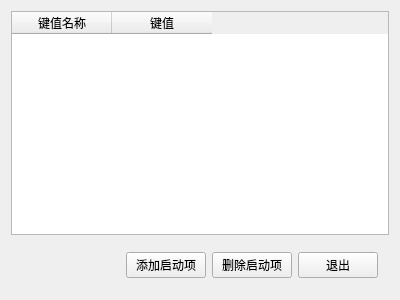
<?xml version="1.0" encoding="UTF-8"?>
<ui version="4.0">
 <class>Widget</class>
 <widget class="QWidget" name="Widget">
  <property name="geometry">
   <rect>
    <x>0</x>
    <y>0</y>
    <width>400</width>
    <height>300</height>
   </rect>
  </property>
  <property name="windowTitle">
   <string>注册表启动项管理</string>
  </property>
  <layout class="QVBoxLayout" name="verticalLayout">
   <item>
    <widget class="QTableWidget" name="tableWidget">
     <column>
      <property name="text">
       <string>键值名称</string>
      </property>
     </column>
     <column>
      <property name="text">
       <string>键值</string>
      </property>
     </column>
    </widget>
   </item>
   <item>
    <widget class="QWidget" name="widget" native="true">
     <layout class="QHBoxLayout" name="horizontalLayout">
      <item>
       <spacer name="horizontalSpacer">
        <property name="orientation">
         <enum>Qt::Horizontal</enum>
        </property>
        <property name="sizeHint" stdset="0">
         <size>
          <width>379</width>
          <height>20</height>
         </size>
        </property>
       </spacer>
      </item>
      <item>
       <widget class="QPushButton" name="addButton">
        <property name="text">
         <string>添加启动项</string>
        </property>
       </widget>
      </item>
      <item>
       <widget class="QPushButton" name="delButton">
        <property name="text">
         <string>删除启动项</string>
        </property>
       </widget>
      </item>
      <item>
       <widget class="QPushButton" name="exitButton">
        <property name="text">
         <string>退出</string>
        </property>
       </widget>
      </item>
     </layout>
    </widget>
   </item>
  </layout>
 </widget>
 <layoutdefault spacing="6" margin="11"/>
 <resources/>
 <connections/>
</ui>
